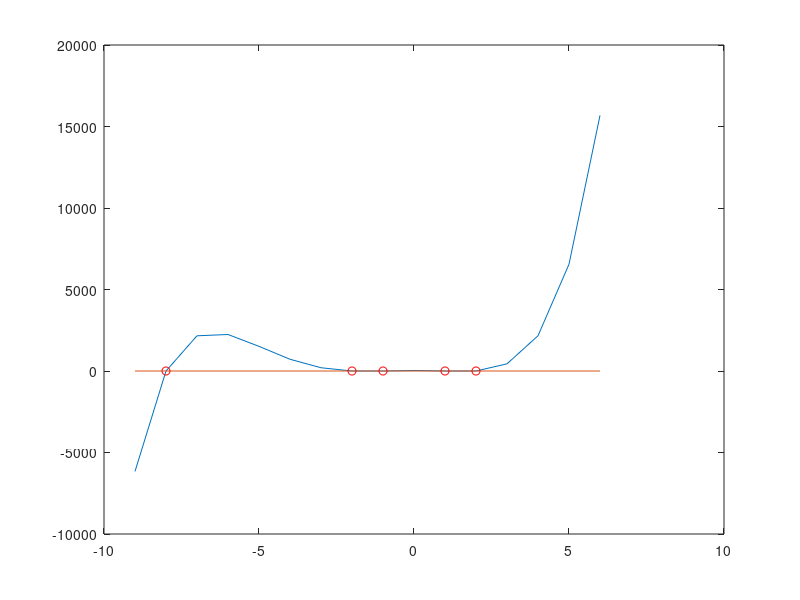

Source code (MATLAB):
clear
close all
clc

function [y,polymonial_roots] = polymonial(x,an,a0,want_plot)

a=[an,a0];
y=polyval(a,x);
y1(1:length(x))=0;
polymonial_roots=roots(a);
y2(1:length(polymonial_roots))=0;
if nargin == 4
  if want_plot == true
    plot(x,y,x,y1,polymonial_roots,y2,'or');
  endif
endif

polymonial_roots=roots(a);


endfunction
x=-9:1:6;
an=[1,8,-5,-40,4];
a0=32;

[values,polymonial_roots_vec]=polymonial(x,an,a0,true);